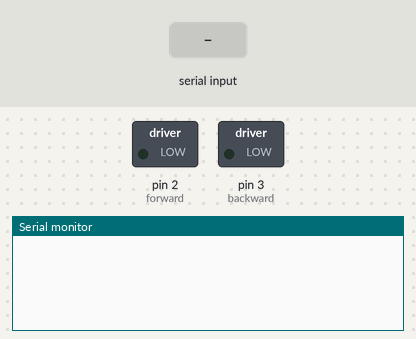
The sketch below on a simulated Arduino Uno, built with avr-gcc and run on an emulated ATmega328P. On the bench: switched loads named in the sketch (green lamp = pin HIGH), the last lines printed to the serial monitor. The inputs (shaded band) are chosen by the test bench.

Above: at 1.2 s.
1.3 s: "90,45\n" received over Serial
At 2.3 s:
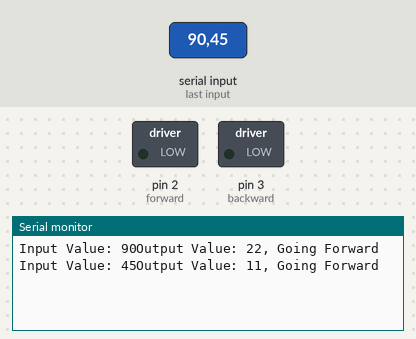
2.8 s: "0\n" received over Serial
At 3.9 s:
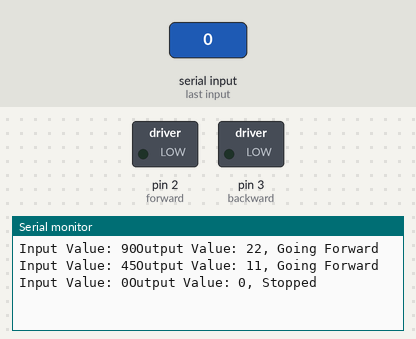

The sketch:

dcmotorforward_and_speedcontrolled.ino
```cpp
const int forward = 2;
const int backward = 3;
int time_delay = 3000;
int val = 0;
int outval = 0;
char temp;
String instr = "Input Value: ";
String outstr = "Output Value: ";
String rotation = "";


void setup() {
  // put your setup code here, to run once:
  pinMode(forward,OUTPUT);
  pinMode(backward,OUTPUT);
  Serial.begin(9600);
}

void loop() {
  // put your main code here, to run repeatedly:
  if (Serial.available()>0) {
    val = Serial.parseInt();
    temp = Serial.read();
    outval = map(val,0,1023,0,255);
    if (outval > 0) {
      rotation = ", Going Forward";
      analogWrite(backward,0);
      analogWrite(forward,outval);
    }
    if (outval == 0) {
      rotation = ", Stopped";
      analogWrite(backward,0);
      analogWrite(forward,0);
    }
    //if (outval < 0) {
      //rotation = ", Going Backward";
      //analogWrite(forward,0);
      //analogWrite(backward,-outval);
   // }
    Serial.println(instr+val+outstr+outval+rotation);
  }
}

//void go_forward() {
  //digitalWrite(forward,HIGH);
  //digitalWrite(backward,LOW);
//}

//void go_backward() {
  //digitalWrite(forward,LOW);
  //digitalWrite(backward,HIGH);
//}

//void brake() {
 // digitalWrite(backward,LOW);
  //digitalWrite(forward,LOW);
//}
```

Measured:
- after the input at 1.3 s, the serial monitor: prints a new line at once (image 1)
- after the input at 2.8 s, the serial monitor: prints a new line at once (image 2)
